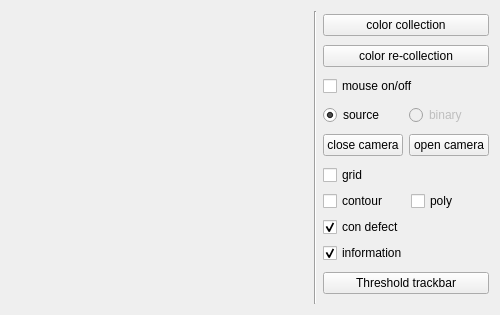
<?xml version="1.0" encoding="UTF-8"?>
<ui version="4.0">
 <class>Frame</class>
 <widget class="QWidget" name="Frame">
  <property name="geometry">
   <rect>
    <x>0</x>
    <y>0</y>
    <width>500</width>
    <height>315</height>
   </rect>
  </property>
  <property name="sizePolicy">
   <sizepolicy hsizetype="Preferred" vsizetype="Preferred">
    <horstretch>0</horstretch>
    <verstretch>0</verstretch>
   </sizepolicy>
  </property>
  <property name="minimumSize">
   <size>
    <width>500</width>
    <height>315</height>
   </size>
  </property>
  <property name="maximumSize">
   <size>
    <width>500</width>
    <height>315</height>
   </size>
  </property>
  <property name="windowTitle">
   <string>Frame</string>
  </property>
  <layout class="QGridLayout" name="gridLayout_2">
   <item row="0" column="0">
    <widget class="QLabel" name="pic">
     <property name="sizePolicy">
      <sizepolicy hsizetype="Preferred" vsizetype="Preferred">
       <horstretch>0</horstretch>
       <verstretch>0</verstretch>
      </sizepolicy>
     </property>
     <property name="text">
      <string/>
     </property>
    </widget>
   </item>
   <item row="0" column="1" rowspan="2">
    <widget class="Line" name="line">
     <property name="orientation">
      <enum>Qt::Vertical</enum>
     </property>
    </widget>
   </item>
   <item row="0" column="2" rowspan="2">
    <layout class="QVBoxLayout" name="verticalLayout">
     <item>
      <widget class="QPushButton" name="pushButton_2">
       <property name="text">
        <string>color collection</string>
       </property>
      </widget>
     </item>
     <item>
      <widget class="QPushButton" name="pushButton_3">
       <property name="text">
        <string>color re-collection</string>
       </property>
      </widget>
     </item>
     <item>
      <widget class="QCheckBox" name="checkBoxMouse">
       <property name="text">
        <string>mouse on/off</string>
       </property>
       <property name="checked">
        <bool>false</bool>
       </property>
      </widget>
     </item>
     <item>
      <layout class="QHBoxLayout" name="horizontalLayout">
       <item>
        <widget class="QRadioButton" name="radio_source">
         <property name="text">
          <string>source</string>
         </property>
         <property name="checked">
          <bool>true</bool>
         </property>
        </widget>
       </item>
       <item>
        <widget class="QRadioButton" name="radioButton_2">
         <property name="enabled">
          <bool>false</bool>
         </property>
         <property name="text">
          <string>binary</string>
         </property>
        </widget>
       </item>
      </layout>
     </item>
     <item>
      <layout class="QHBoxLayout" name="horizontalLayout_2">
       <item>
        <widget class="QPushButton" name="close">
         <property name="text">
          <string>close camera</string>
         </property>
        </widget>
       </item>
       <item>
        <widget class="QPushButton" name="open">
         <property name="text">
          <string>open camera</string>
         </property>
        </widget>
       </item>
      </layout>
     </item>
     <item>
      <layout class="QGridLayout" name="gridLayout">
       <item row="0" column="0">
        <widget class="QCheckBox" name="checkBoxGrid">
         <property name="text">
          <string>grid</string>
         </property>
         <property name="checked">
          <bool>false</bool>
         </property>
        </widget>
       </item>
       <item row="1" column="0">
        <widget class="QCheckBox" name="checkBoxContour">
         <property name="text">
          <string>contour</string>
         </property>
         <property name="checked">
          <bool>false</bool>
         </property>
        </widget>
       </item>
       <item row="1" column="1">
        <widget class="QCheckBox" name="checkBoxPoly">
         <property name="text">
          <string>poly</string>
         </property>
         <property name="checked">
          <bool>false</bool>
         </property>
        </widget>
       </item>
       <item row="2" column="0">
        <widget class="QCheckBox" name="checkBoxDefect">
         <property name="text">
          <string>con defect</string>
         </property>
         <property name="checked">
          <bool>true</bool>
         </property>
        </widget>
       </item>
       <item row="3" column="0" colspan="2">
        <widget class="QCheckBox" name="information">
         <property name="text">
          <string>information</string>
         </property>
         <property name="checked">
          <bool>true</bool>
         </property>
        </widget>
       </item>
      </layout>
     </item>
     <item>
      <widget class="QPushButton" name="pushButton">
       <property name="text">
        <string>Threshold trackbar</string>
       </property>
      </widget>
     </item>
    </layout>
   </item>
   <item row="1" column="0">
    <spacer name="horizontalSpacer">
     <property name="orientation">
      <enum>Qt::Horizontal</enum>
     </property>
     <property name="sizeHint" stdset="0">
      <size>
       <width>330</width>
       <height>0</height>
      </size>
     </property>
    </spacer>
   </item>
  </layout>
 </widget>
 <layoutdefault spacing="6" margin="11"/>
 <resources/>
 <connections/>
</ui>
